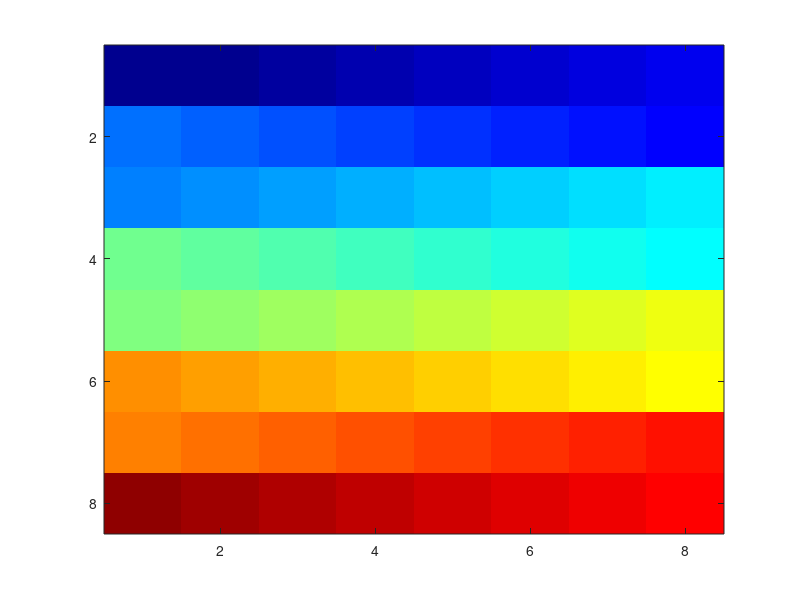

The MATLAB script that drew this image:
function Exercise3()
%no exercicio colocou image(n) logo chamei a matriz de n
n = [];
s = 0;
%ideia eh criar linha com 8 valores
%trabalhar de forma mutua pra evitar trabalho
%linha impar e linha par
%na internet todo mundo usa mod ou rem pra verificar se eh impar ou par

for linha=1:8
    if (rem(linha,2) == 1)            %como x e y s~ao positivos posso usar rem no lugar de mod, mas o melhor eh usar mod
        %impar
        %se for impar eu incremento valor da esquerda pra direita igual no exercicio 2 (numero min=1 : numero max=8)
        col = 1:8;
    else   
        %par
        %se for par eu incremento os valores da direita pra esquerda (numero maximo=8: -1 (para decrementar) : numero limite=1)
        col = 8:-1:1;
        %usa-se x:y:z quando se quer que o x seja a posição inicial; y o numero a somar a posição x; z = posição final
    end
    for coluna=col
        n(linha,coluna) = s;
        %como a matriz sempre incrementa  de 1 em 1, logo, s++
        s = s + 1;
    end
end
n
image(n), colormap(jet(64)); %64=linha*coluna=8*8
end